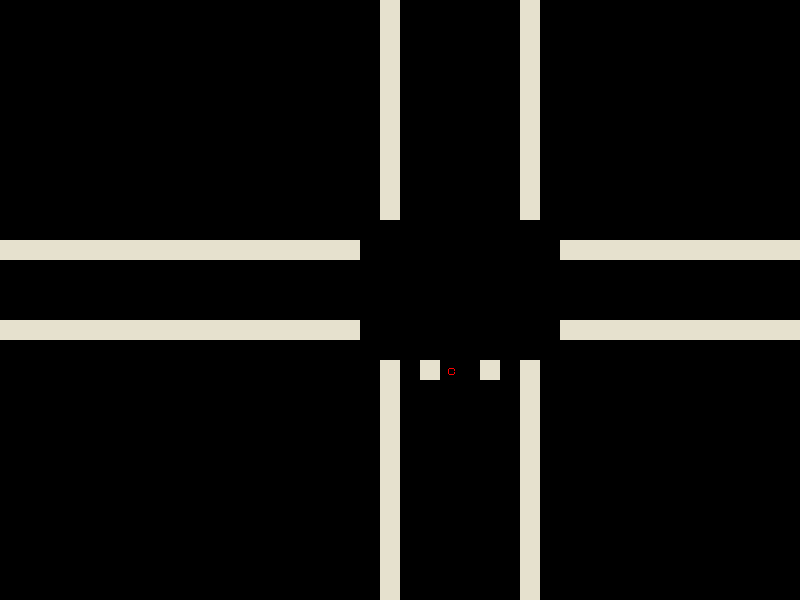

This is a level from a 2D game, rendered from its Tiled map with the project's own tilesets. A one-line summary and the map file follow, with tile-layer data summarised:
An orthogonal 40x30 tile map with 20x20 px tiles, 2 tile layers (Main, Designer).

<map version="1.0" orientation="orthogonal" width="40" height="30" tilewidth="20" tileheight="20">
 <tileset firstgid="1" name="Tileset" tilewidth="20" tileheight="20">
  <image source="../img/Tileset.png" width="180" height="20" />
  <tile id="0">
   <properties>
    <property name="solid" value="1" />
   </properties>
  </tile>
  <tile id="1">
   <properties>
    <property name="hbumper" value="1" />
   </properties>
  </tile>
  <tile id="2">
   <properties>
    <property name="vbumper" value="1" />
   </properties>
  </tile>
  <tile id="3">
   <properties>
    <property name="crate" value="1" />
   </properties>
  </tile>
  <tile id="4">
   <properties>
    <property name="pickup" value="1" />
    <property name="red" value="1" />
   </properties>
  </tile>
  <tile id="5">
   <properties>
    <property name="blue" value="1" />
    <property name="pickup" value="1" />
   </properties>
  </tile>
  <tile id="6">
   <properties>
    <property name="pickup" value="1" />
    <property name="yellow" value="1" />
   </properties>
  </tile>
  <tile id="7">
   <properties>
    <property name="player" value="1" />
   </properties>
  </tile>
  <tile id="8">
   <properties>
    <property name="zombie" value="1" />
   </properties>
  </tile>
 </tileset>
 <layer name="Main" width="40" height="30">
  <data>[1200 cells, 108 non-empty, 1 distinct tile ids]</data>
 </layer>
 <layer name="Designer" width="40" height="30">
  <data>[1200 cells, 2 non-empty, 2 distinct tile ids]</data>
 </layer>
</map>
